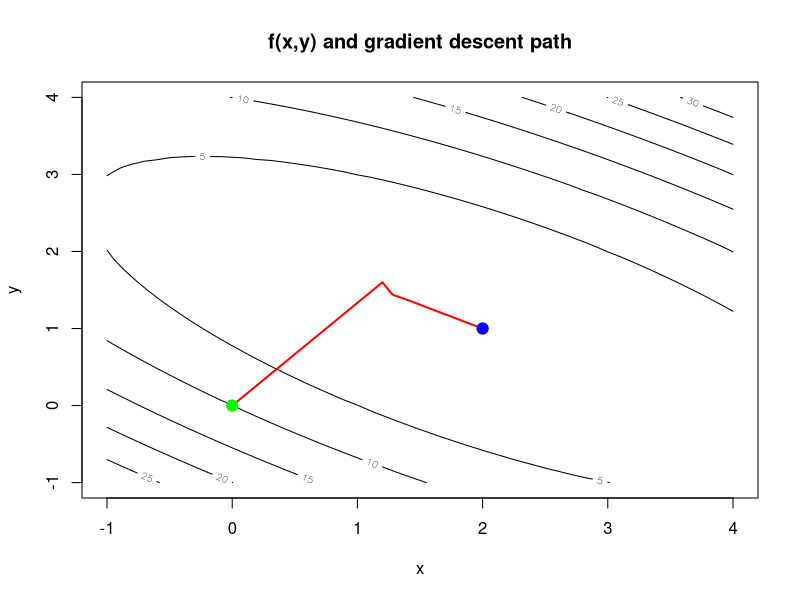
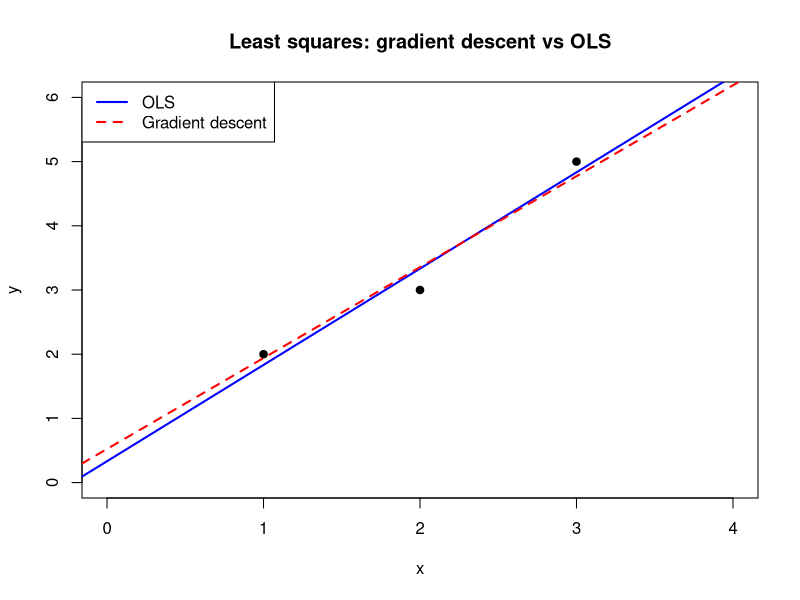
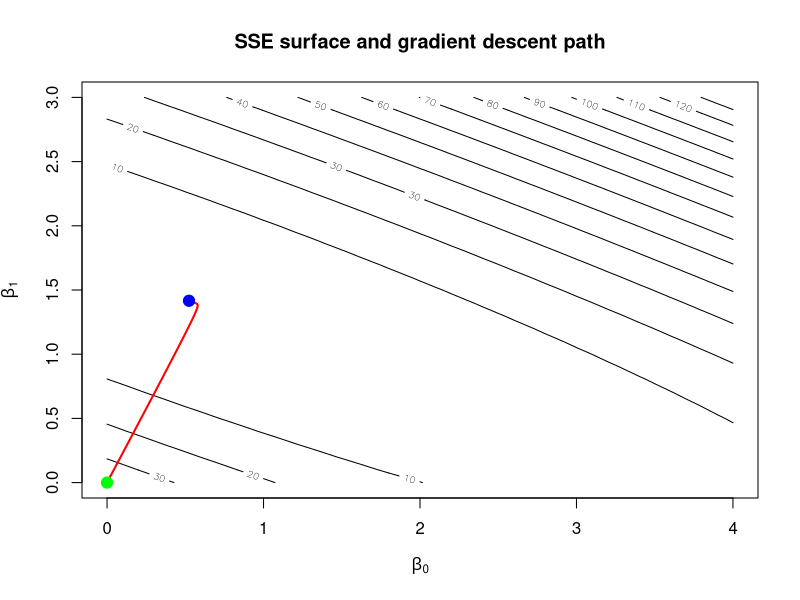

Generate these figures, in order, with R:
# ============================================================================
# Gradient Descent: Worked Examples
# Calculus I - Companion to lecture16_gradient_descent.tex
# ============================================================================
#
# Part 1: Nontrivial 2-variable function f(x,y) = x^2 + 2xy + 2y^2 - 6x - 8y + 10
# Part 2: Least squares with one predictor (intercept + slope)
#
# Run this script step-by-step in RStudio.
# For Part 1.2 visualization: install.packages("mosaicCalc")
# ============================================================================

library(numDeriv)
library(dplyr)

# ============================================================================
# PART 1: MULTIVARIABLE FUNCTION
# ============================================================================
# f(x,y) = x^2 + 2xy + 2y^2 - 6x - 8y + 10
# Gradient: (2x + 2y - 6, 2x + 4y - 8)
# Critical point (analytic): (2, 1)
# ============================================================================

f_xy <- function(v) {
  x <- v[1]
  y <- v[2]
  x^2 + 2*x*y + 2*y^2 - 6*x - 8*y + 10
}

# Analytical gradient (for reference)
grad_f_analytical <- function(v) {
  x <- v[1]
  y <- v[2]
  c(2*x + 2*y - 6, 2*x + 4*y - 8)
}

# Check gradient at (0, 0)
grad_f_analytical(c(0, 0))

# Numerical check via numDeriv
grad(f_xy, c(0, 0))

# ----------------------------------------------------------------------------
# 1.1 Gradient descent implementation
# ----------------------------------------------------------------------------

gradient_descent <- function(f, grad_f, x0, alpha = 0.2, n_iter = 25, tol = 1e-6) {
  x <- x0
  history <- matrix(NA, nrow = n_iter + 1, ncol = length(x0))
  history[1, ] <- x
  for (i in 1:n_iter) {
    g <- grad_f(x)
    if (sqrt(sum(g^2)) < tol) break
    x <- x - alpha * g
    history[i + 1, ] <- x
  }
  list(par = x, value = f(x), history = na.omit(history))
}

# Run gradient descent from (0, 0)
gd1 <- gradient_descent(f_xy, grad_f_analytical, x0 = c(0, 0), alpha = 0.2, n_iter = 25)

gd1$par
gd1$value

# Compare to analytic solution (2, 1)
gd1$par - c(2, 1)

# First few iterations (match the notes)
gd1$history[1:5, ]

# ----------------------------------------------------------------------------
# 1.2 Visualize the path
# ----------------------------------------------------------------------------

# Base R contour plot
path_df <- as.data.frame(gd1$history)
names(path_df) <- c("x", "y")

grid_x <- seq(-1, 4, by = 0.1)
grid_y <- seq(-1, 4, by = 0.1)
f_vals <- outer(grid_x, grid_y, Vectorize(function(x, y) f_xy(c(x, y))))

contour(grid_x, grid_y, f_vals, xlab = "x", ylab = "y", main = "f(x,y) and gradient descent path")
lines(path_df$x, path_df$y, col = "red", lwd = 2)
points(path_df$x[1], path_df$y[1], pch = 19, col = "green", cex = 1.5)
points(2, 1, pch = 19, col = "blue", cex = 1.5)
# Green = start, blue = minimum (2, 1), red = path

# ============================================================================
# PART 2: LEAST SQUARES (ONE PREDICTOR)
# ============================================================================
# Model: y_i = beta_0 + beta_1 * x_i
# Loss: L = sum (y_i - beta_0 - beta_1 * x_i)^2
# Gradient: dL/db0 = -2 * sum(e_i),  dL/db1 = -2 * sum(e_i * x_i)
#          where e_i = y_i - beta_0 - beta_1 * x_i
# ============================================================================

# Data: (1,2), (2,3), (3,5)
x_data <- c(1, 2, 3)
y_data <- c(2, 3, 5)

# ----------------------------------------------------------------------------
# 2.1 Loss and gradient functions
# ----------------------------------------------------------------------------

sse <- function(beta, x, y) {
  y_hat <- beta[1] + beta[2] * x
  sum((y - y_hat)^2)
}

sse_grad <- function(beta, x, y) {
  e <- y - (beta[1] + beta[2] * x)
  c(-2 * sum(e), -2 * sum(e * x))
}

# ----------------------------------------------------------------------------
# 2.2 Gradient descent for least squares
# ----------------------------------------------------------------------------

beta0 <- c(0, 0)
alpha <- 0.01
n_iter <- 50

history_ls <- matrix(NA, nrow = n_iter + 1, ncol = 2)
history_ls[1, ] <- beta0

for (i in 1:n_iter) {
  g <- sse_grad(beta0, x_data, y_data)
  beta0 <- beta0 - alpha * g
  history_ls[i + 1, ] <- beta0
}

# Final estimates
beta0

# Compare to lm() (closed-form OLS)
lm(y_data ~ x_data)$coefficients

# ----------------------------------------------------------------------------
# 2.3 First iteration (match the notes)
# ----------------------------------------------------------------------------
# At (0, 0): e = (2, 3, 5), sum(e) = 10, sum(e*x) = 2+6+15 = 23
# grad = (-20, -46)
# New = (0,0) - 0.1*(-20, -46) = (2, 4.6)

sse_grad(c(0, 0), x_data, y_data)
history_ls[2, ]

# ----------------------------------------------------------------------------
# 2.4 Plot: data, OLS line, and gradient descent path
# ----------------------------------------------------------------------------

plot(x_data, y_data, pch = 19, xlim = c(0, 4), ylim = c(0, 6),
     xlab = "x", ylab = "y", main = "Least squares: gradient descent vs OLS")

# OLS line
abline(lm(y_data ~ x_data), col = "blue", lwd = 2)

# Gradient descent fit
abline(beta0[1], beta0[2], col = "red", lty = 2, lwd = 2)

legend("topleft", legend = c("OLS", "Gradient descent"), col = c("blue", "red"),
       lty = c(1, 2), lwd = 2)

# ----------------------------------------------------------------------------
# 2.5 Contour plot of SSE surface (optional)
# ----------------------------------------------------------------------------

grid_b0 <- seq(0, 4, by = 0.1)
grid_b1 <- seq(0, 3, by = 0.1)
sse_vals <- outer(grid_b0, grid_b1, Vectorize(function(b0, b1) sse(c(b0, b1), x_data, y_data)))

contour(grid_b0, grid_b1, sse_vals, xlab = expression(beta[0]), ylab = expression(beta[1]),
        main = "SSE surface and gradient descent path")
path_ls <- as.data.frame(history_ls)
names(path_ls) <- c("b0", "b1")
lines(path_ls$b0, path_ls$b1, col = "red", lwd = 2)
points(path_ls$b0[1], path_ls$b1[1], pch = 19, col = "green", cex = 1.5)
points(path_ls$b0[nrow(path_ls)], path_ls$b1[nrow(path_ls)], pch = 19, col = "blue", cex = 1.5)
